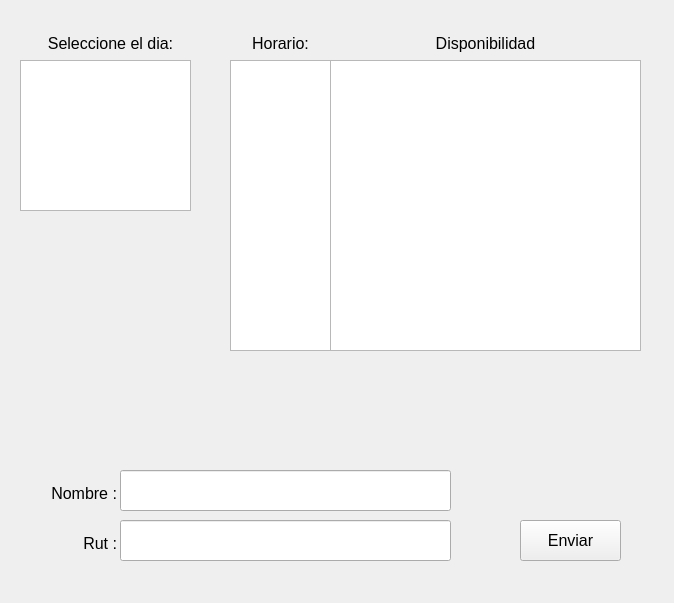
<?xml version="1.0" encoding="UTF-8"?>
<ui version="4.0">
 <class>Ventana_consulta</class>
 <widget class="QWidget" name="Ventana_consulta">
  <property name="geometry">
   <rect>
    <x>0</x>
    <y>0</y>
    <width>674</width>
    <height>603</height>
   </rect>
  </property>
  <property name="windowTitle">
   <string>Form</string>
  </property>
  <widget class="QPushButton" name="BotonEnviar">
   <property name="geometry">
    <rect>
     <x>520</x>
     <y>520</y>
     <width>101</width>
     <height>41</height>
    </rect>
   </property>
   <property name="font">
    <font>
     <pointsize>12</pointsize>
    </font>
   </property>
   <property name="text">
    <string>Enviar</string>
   </property>
  </widget>
  <widget class="QListWidget" name="Listas_Dias">
   <property name="geometry">
    <rect>
     <x>20</x>
     <y>60</y>
     <width>171</width>
     <height>151</height>
    </rect>
   </property>
   <property name="font">
    <font>
     <pointsize>14</pointsize>
    </font>
   </property>
  </widget>
  <widget class="QListWidget" name="Lista_Estados">
   <property name="geometry">
    <rect>
     <x>330</x>
     <y>60</y>
     <width>311</width>
     <height>291</height>
    </rect>
   </property>
   <property name="font">
    <font>
     <pointsize>14</pointsize>
    </font>
   </property>
  </widget>
  <widget class="QLineEdit" name="RellenoNombre">
   <property name="geometry">
    <rect>
     <x>120</x>
     <y>470</y>
     <width>331</width>
     <height>41</height>
    </rect>
   </property>
   <property name="font">
    <font>
     <pointsize>12</pointsize>
    </font>
   </property>
  </widget>
  <widget class="QLineEdit" name="RellenoRut">
   <property name="geometry">
    <rect>
     <x>120</x>
     <y>520</y>
     <width>331</width>
     <height>41</height>
    </rect>
   </property>
   <property name="font">
    <font>
     <pointsize>12</pointsize>
    </font>
   </property>
  </widget>
  <widget class="QListWidget" name="Lista_Horarios">
   <property name="geometry">
    <rect>
     <x>230</x>
     <y>60</y>
     <width>101</width>
     <height>291</height>
    </rect>
   </property>
   <property name="font">
    <font>
     <pointsize>14</pointsize>
    </font>
   </property>
   <property name="styleSheet">
    <string notr="true"/>
   </property>
  </widget>
  <widget class="QWidget" name="horizontalLayoutWidget">
   <property name="geometry">
    <rect>
     <x>189</x>
     <y>59</y>
     <width>41</width>
     <height>281</height>
    </rect>
   </property>
   <layout class="QHBoxLayout" name="Separador"/>
  </widget>
  <widget class="QTextBrowser" name="textBrowser">
   <property name="geometry">
    <rect>
     <x>30</x>
     <y>480</y>
     <width>91</width>
     <height>41</height>
    </rect>
   </property>
   <property name="styleSheet">
    <string notr="true">background-color: transparent; color:black; border: none;</string>
   </property>
   <property name="html">
    <string>&lt;!DOCTYPE HTML PUBLIC &quot;-//W3C//DTD HTML 4.0//EN&quot; &quot;http://www.w3.org/TR/REC-html40/strict.dtd&quot;&gt;
&lt;html&gt;&lt;head&gt;&lt;meta name=&quot;qrichtext&quot; content=&quot;1&quot; /&gt;&lt;meta charset=&quot;utf-8&quot; /&gt;&lt;style type=&quot;text/css&quot;&gt;
p, li { white-space: pre-wrap; }
hr { height: 1px; border-width: 0; }
li.unchecked::marker { content: &quot;\2610&quot;; }
li.checked::marker { content: &quot;\2612&quot;; }
&lt;/style&gt;&lt;/head&gt;&lt;body style=&quot; font-family:'Segoe UI'; font-size:9pt; font-weight:400; font-style:normal;&quot;&gt;
&lt;p align=&quot;right&quot; style=&quot; margin-top:0px; margin-bottom:0px; margin-left:0px; margin-right:0px; -qt-block-indent:0; text-indent:0px;&quot;&gt;&lt;span style=&quot; font-size:12pt;&quot;&gt;Nombre :&lt;/span&gt;&lt;/p&gt;&lt;/body&gt;&lt;/html&gt;</string>
   </property>
  </widget>
  <widget class="QTextBrowser" name="textBrowser_2">
   <property name="geometry">
    <rect>
     <x>50</x>
     <y>530</y>
     <width>71</width>
     <height>31</height>
    </rect>
   </property>
   <property name="styleSheet">
    <string notr="true">background-color: transparent; color:black; border: none;</string>
   </property>
   <property name="html">
    <string>&lt;!DOCTYPE HTML PUBLIC &quot;-//W3C//DTD HTML 4.0//EN&quot; &quot;http://www.w3.org/TR/REC-html40/strict.dtd&quot;&gt;
&lt;html&gt;&lt;head&gt;&lt;meta name=&quot;qrichtext&quot; content=&quot;1&quot; /&gt;&lt;meta charset=&quot;utf-8&quot; /&gt;&lt;style type=&quot;text/css&quot;&gt;
p, li { white-space: pre-wrap; }
hr { height: 1px; border-width: 0; }
li.unchecked::marker { content: &quot;\2610&quot;; }
li.checked::marker { content: &quot;\2612&quot;; }
&lt;/style&gt;&lt;/head&gt;&lt;body style=&quot; font-family:'Segoe UI'; font-size:9pt; font-weight:400; font-style:normal;&quot;&gt;
&lt;p align=&quot;right&quot; style=&quot; margin-top:0px; margin-bottom:0px; margin-left:0px; margin-right:0px; -qt-block-indent:0; text-indent:0px;&quot;&gt;&lt;span style=&quot; font-size:12pt;&quot;&gt;Rut :&lt;/span&gt;&lt;/p&gt;&lt;/body&gt;&lt;/html&gt;</string>
   </property>
  </widget>
  <widget class="QTextBrowser" name="textBrowser_3">
   <property name="geometry">
    <rect>
     <x>40</x>
     <y>30</y>
     <width>141</width>
     <height>31</height>
    </rect>
   </property>
   <property name="styleSheet">
    <string notr="true">background-color: transparent; color:black; border: none;</string>
   </property>
   <property name="html">
    <string>&lt;!DOCTYPE HTML PUBLIC &quot;-//W3C//DTD HTML 4.0//EN&quot; &quot;http://www.w3.org/TR/REC-html40/strict.dtd&quot;&gt;
&lt;html&gt;&lt;head&gt;&lt;meta name=&quot;qrichtext&quot; content=&quot;1&quot; /&gt;&lt;meta charset=&quot;utf-8&quot; /&gt;&lt;style type=&quot;text/css&quot;&gt;
p, li { white-space: pre-wrap; }
hr { height: 1px; border-width: 0; }
li.unchecked::marker { content: &quot;\2610&quot;; }
li.checked::marker { content: &quot;\2612&quot;; }
&lt;/style&gt;&lt;/head&gt;&lt;body style=&quot; font-family:'Segoe UI'; font-size:9pt; font-weight:400; font-style:normal;&quot;&gt;
&lt;p align=&quot;center&quot; style=&quot; margin-top:0px; margin-bottom:0px; margin-left:0px; margin-right:0px; -qt-block-indent:0; text-indent:0px;&quot;&gt;&lt;span style=&quot; font-size:12pt;&quot;&gt;Seleccione el dia:&lt;/span&gt;&lt;/p&gt;&lt;/body&gt;&lt;/html&gt;</string>
   </property>
  </widget>
  <widget class="QTextBrowser" name="textBrowser_4">
   <property name="geometry">
    <rect>
     <x>230</x>
     <y>30</y>
     <width>101</width>
     <height>31</height>
    </rect>
   </property>
   <property name="styleSheet">
    <string notr="true">background-color: transparent; color:black; border: none;</string>
   </property>
   <property name="html">
    <string>&lt;!DOCTYPE HTML PUBLIC &quot;-//W3C//DTD HTML 4.0//EN&quot; &quot;http://www.w3.org/TR/REC-html40/strict.dtd&quot;&gt;
&lt;html&gt;&lt;head&gt;&lt;meta name=&quot;qrichtext&quot; content=&quot;1&quot; /&gt;&lt;meta charset=&quot;utf-8&quot; /&gt;&lt;style type=&quot;text/css&quot;&gt;
p, li { white-space: pre-wrap; }
hr { height: 1px; border-width: 0; }
li.unchecked::marker { content: &quot;\2610&quot;; }
li.checked::marker { content: &quot;\2612&quot;; }
&lt;/style&gt;&lt;/head&gt;&lt;body style=&quot; font-family:'Segoe UI'; font-size:9pt; font-weight:400; font-style:normal;&quot;&gt;
&lt;p align=&quot;center&quot; style=&quot; margin-top:0px; margin-bottom:0px; margin-left:0px; margin-right:0px; -qt-block-indent:0; text-indent:0px;&quot;&gt;&lt;span style=&quot; font-size:12pt;&quot;&gt;Horario:&lt;/span&gt;&lt;/p&gt;&lt;/body&gt;&lt;/html&gt;</string>
   </property>
  </widget>
  <widget class="QTextBrowser" name="textBrowser_5">
   <property name="geometry">
    <rect>
     <x>330</x>
     <y>30</y>
     <width>311</width>
     <height>31</height>
    </rect>
   </property>
   <property name="styleSheet">
    <string notr="true">background-color: transparent; color:black; border: none;</string>
   </property>
   <property name="html">
    <string>&lt;!DOCTYPE HTML PUBLIC &quot;-//W3C//DTD HTML 4.0//EN&quot; &quot;http://www.w3.org/TR/REC-html40/strict.dtd&quot;&gt;
&lt;html&gt;&lt;head&gt;&lt;meta name=&quot;qrichtext&quot; content=&quot;1&quot; /&gt;&lt;meta charset=&quot;utf-8&quot; /&gt;&lt;style type=&quot;text/css&quot;&gt;
p, li { white-space: pre-wrap; }
hr { height: 1px; border-width: 0; }
li.unchecked::marker { content: &quot;\2610&quot;; }
li.checked::marker { content: &quot;\2612&quot;; }
&lt;/style&gt;&lt;/head&gt;&lt;body style=&quot; font-family:'Segoe UI'; font-size:9pt; font-weight:400; font-style:normal;&quot;&gt;
&lt;p align=&quot;center&quot; style=&quot; margin-top:0px; margin-bottom:0px; margin-left:0px; margin-right:0px; -qt-block-indent:0; text-indent:0px;&quot;&gt;&lt;span style=&quot; font-size:12pt;&quot;&gt;Disponibilidad&lt;/span&gt;&lt;/p&gt;&lt;/body&gt;&lt;/html&gt;</string>
   </property>
  </widget>
 </widget>
 <resources/>
 <connections/>
</ui>
